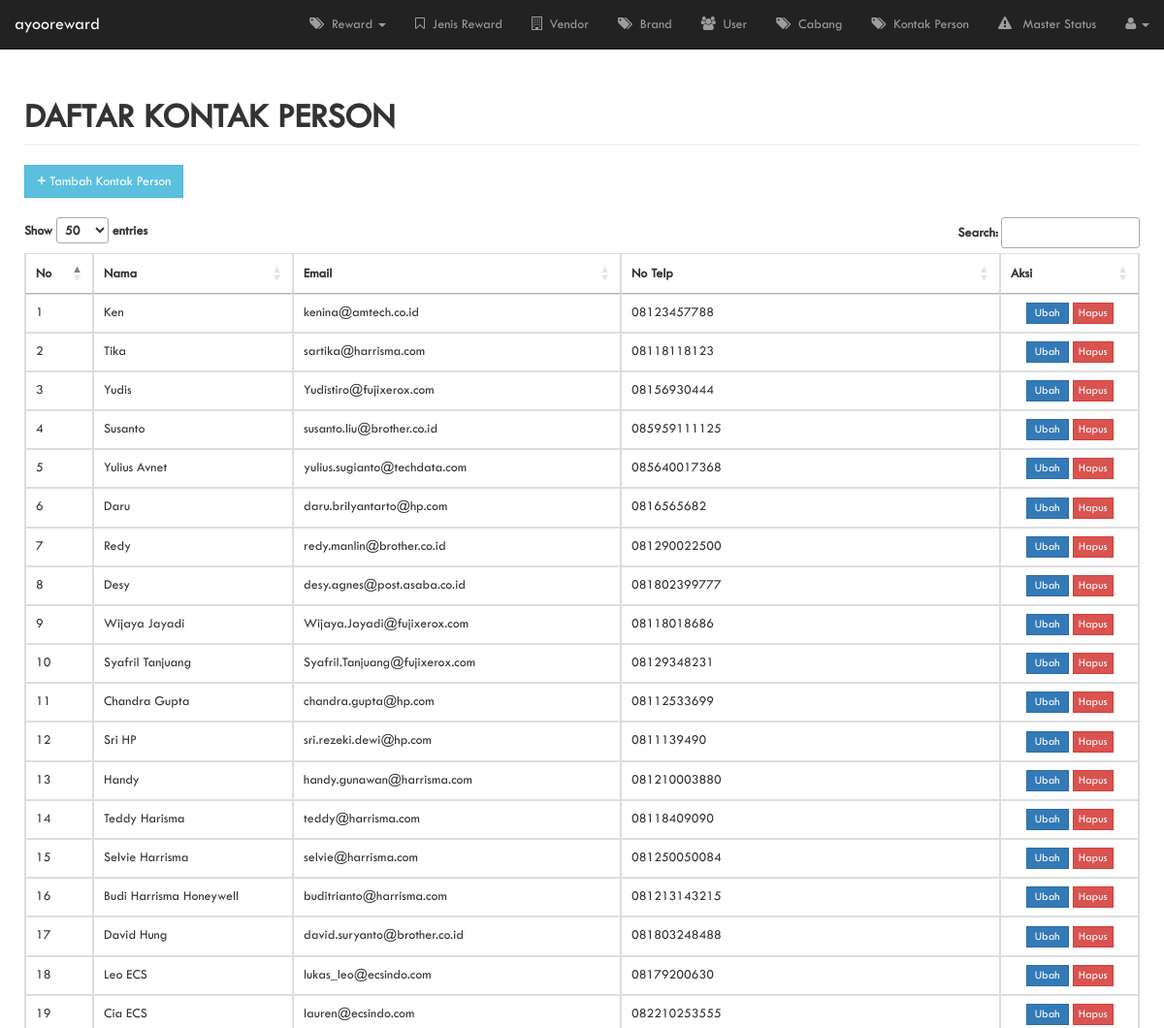
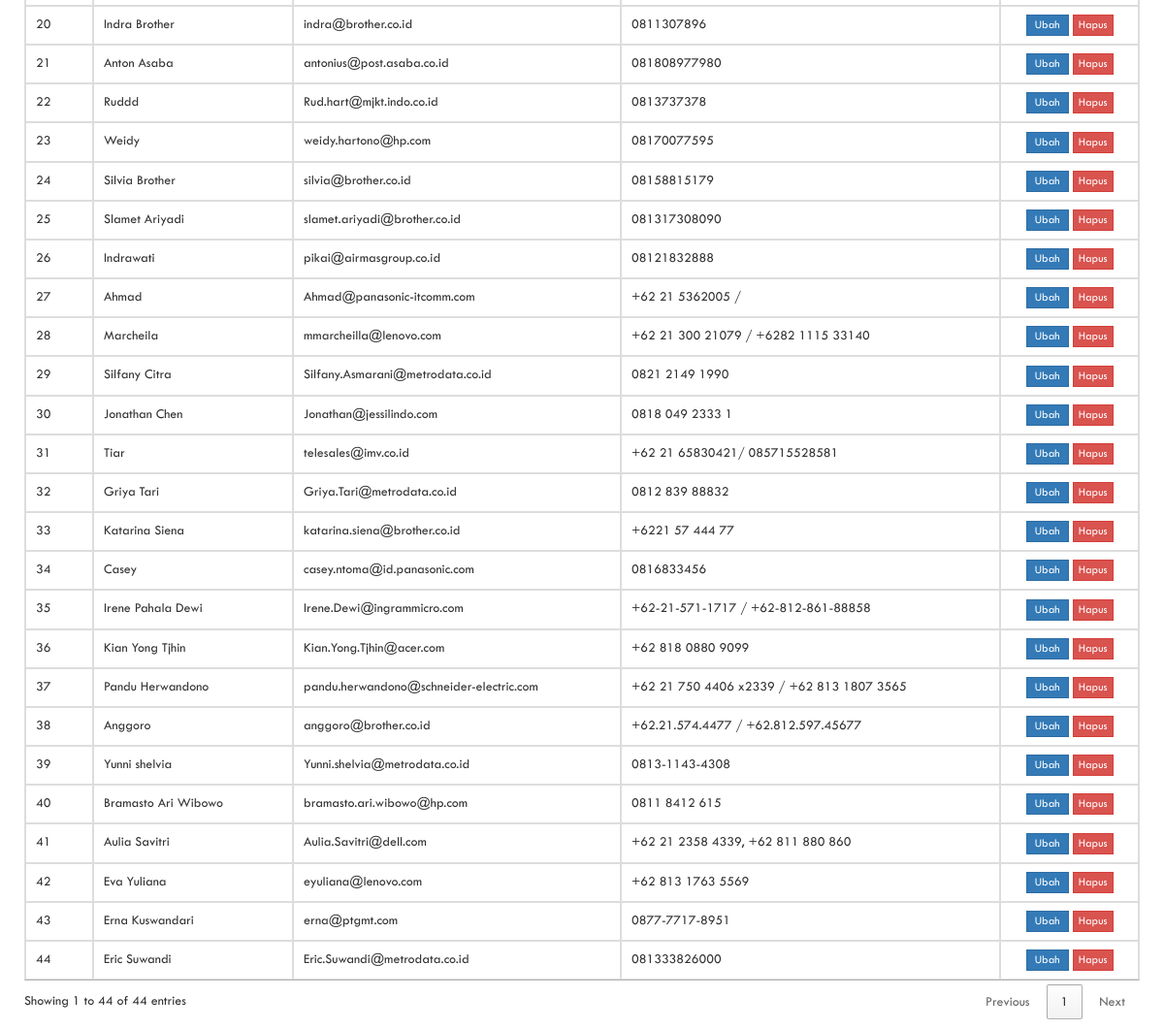
Page /contactperson.php (signed in) on the committed database (2 pictures, top to bottom).
### tables this page shows
CREATE TABLE `db_contactperson` (
  `id` int(11) NOT NULL,
  `nama` varchar(100) NOT NULL,
  `email` varchar(100) NOT NULL,
  `telp` varchar(100) NOT NULL,
  `isdelete` int(11) NOT NULL DEFAULT '0',
  `created_at` datetime NOT NULL,
  `updated_at` datetime NOT NULL
);

### contactperson.php (the view, shortened to what this page needs)
<!DOCTYPE html>
<html lang="en">
    <head>
        <link href="css/bootstrap.min.css" rel="stylesheet">
        <link href="css/sb-admin.css" rel="stylesheet">
        <link href="font-awesome/css/font-awesome.min.css" rel="stylesheet" type="text/css">
        <link href="//cdn.datatables.net/1.10.15/css/jquery.dataTables.min.css" rel="stylesheet" type="text/css">
        <link rel="stylesheet" href="sweetalert/dist/sweetalert.css">
    </head>
    <body>
        <nav class="navbar navbar-inverse navbar-fixed-top" role="navigation">
            <?php require 'profile-navigation.php'; ?>
        </nav>
        <div id="page-wrapper">
            <div class="container-fluid">
                <div class="row">
                    <div class="col-lg-12">
                        <h1 class="page-header">
                            <strong>DAFTAR KONTAK PERSON</strong>
                        </h1>
                    </div>
                </div>
                <div class="row">
                    <?php if ($create_user != "0_0"): ?>
                        <div class="col-lg-12">
                            <a href="tambah-contactperson" type="button" class="btn btn-info siku"><strong>+</strong> Tambah Kontak Person</a><br/><br/>
                        </div>
                    <?php endif; ?>
                    <div class="col-lg-12">
                        <div class="table-responsive">
                            <table id="myTable" class="table table-bordered table-hover">
                                <thead>
                                    <tr>
                                        <th>No</th>
                                        <th>Nama</th>
                                        <th>Email</th>
                                        <th>No Telp</th>
                                        <?php if ($update_privileges != "0_0"): ?>
                                            <th>Aksi</th>
                                        <?php endif; ?>
                                    </tr>
                                </thead>
                                <tbody>
                                    <?php
                                    require './connection.php';
                                    $sql = "SELECT id, nama, email, telp, isdelete
                                        FROM db_contactperson
                                        WHERE isdelete = 0
                                        order by created_at ASC;";
                                    $result = $con->query($sql);
                                    if ($result->num_rows > 0) {
                                        $nomor = 1;
                                        while ($row = $result->fetch_assoc()) {
                                            echo "<tr>";
                                            echo "<td>" . $nomor . "</td>";
                                            echo "<td>" . ($row['nama'] == "" ? "-" : $row['nama']) . "</td>";
                                            echo "<td>" . ($row['email'] == "" ? "-" : $row['email']) . "</td>";
                                            echo "<td>" . ($row['telp'] == "" ? "-" : $row['telp']) . "</td>";
                                            if ($update_privileges != "0_0" || $update_user) {
                                                echo "<td class='text-center'>";
                                                if ($update_user != "0_0") {
                                                    echo "<a href=\"edit-contactperson?k=" . $row['id'] . "\"class=\"btn btn-primary btn-xs siku\">&nbsp;Ubah&nbsp;</a>&nbsp;";
                                                }
                                                if ($set_user_active != "0_0") {
                                                    echo "<button class=\"btn btn-danger btn-xs siku\" onclick=\"deleteuser(" . $row['id'] . ")\">Hapus</button>";
                                                }
                                                echo "</td>";
                                            }
                                            echo "</tr>";
                                            $nomor++;
                                        }
                                    }
                                    ?>
                                </tbody>
                            </table>
                        </div>
                    </div>
                </div>
            </div>
        </div>
    </body>
</html>

### css/sb-admin.css (style rules this page uses)
body { margin-top: 50px; background-color: #222; font-family: twcent; }
#page-wrapper { width: 100%; padding: 0; background-color: #fff; }
@media (min-width:768px) { #page-wrapper { padding: 10px; } }
.siku { border-radius: 0px !important; }

### rows in the picture
db_contactperson: nama "Ken", email "kenina@amtech.co.id", telp "08123457788"
db_contactperson: nama "Tika", email "sartika@harrisma.com", telp "08118118123"
db_contactperson: nama "Yudis", email "Yudistiro@fujixerox.com", telp "08156930444"
db_contactperson: nama "Susanto", email "susanto.liu@brother.co.id", telp "085959111125"
db_contactperson: nama "Yulius Avnet", email "yulius.sugianto@techdata.com", telp "085640017368"
db_contactperson: nama "Daru", email "daru.brilyantarto@hp.com", telp "0816565682"
db_contactperson: nama "Redy", email "redy.manlin@brother.co.id", telp "081290022500"
db_contactperson: nama "Desy", email "desy.agnes@post.asaba.co.id", telp "081802399777"
db_contactperson: nama "Wijaya Jayadi", email "Wijaya.Jayadi@fujixerox.com", telp "08118018686"
db_contactperson: nama "Syafril Tanjuang", email "Syafril.Tanjuang@fujixerox.com", telp "08129348231"
db_contactperson: nama "Chandra Gupta", email "chandra.gupta@hp.com", telp "08112533699"
db_contactperson: nama "Sri HP", email "sri.rezeki.dewi@hp.com", telp "0811139490"
db_contactperson: nama "Handy", email "handy.gunawan@harrisma.com", telp "081210003880"
db_contactperson: nama "Teddy Harisma", email "teddy@harrisma.com", telp "08118409090"
db_contactperson: nama "Selvie Harrisma", email "selvie@harrisma.com", telp "081250050084"
db_contactperson: nama "Budi Harrisma Honeywell", email "buditrianto@harrisma.com", telp "081213143215"
db_contactperson: nama "David Hung", email "david.suryanto@brother.co.id", telp "081803248488"
db_contactperson: nama "Leo ECS", email "lukas_leo@ecsindo.com", telp "08179200630"
db_contactperson: nama "Cia ECS", email "lauren@ecsindo.com", telp "082210253555"
db_contactperson: nama "Indra Brother", email "indra@brother.co.id", telp "0811307896"
db_contactperson: nama "Anton Asaba", email "antonius@post.asaba.co.id", telp "081808977980"
db_contactperson: nama "Ruddd", email "Rud.hart@mjkt.indo.co.id", telp "0813737378"
db_contactperson: nama "Weidy", email "weidy.hartono@hp.com", telp "08170077595"
db_contactperson: nama "Silvia Brother", email "silvia@brother.co.id", telp "08158815179"
db_contactperson: nama "Slamet Ariyadi", email "slamet.ariyadi@brother.co.id", telp "081317308090"
db_contactperson: nama "Indrawati", email "pikai@airmasgroup.co.id", telp "08121832888"
db_contactperson: nama "Ahmad", email "Ahmad@panasonic-itcomm.com", telp "+62 21 5362005 /"
db_contactperson: nama "Marcheila", email "mmarcheilla@lenovo.com", telp "+62 21 300 21079 / +6282 1115 33140"
db_contactperson: nama "Silfany Citra", email "Silfany.Asmarani@metrodata.co.id", telp "0821 2149 1990"
db_contactperson: nama "Jonathan Chen", email "Jonathan@jessilindo.com", telp "0818 049 2333 1"
db_contactperson: nama "Tiar", email "telesales@imv.co.id", telp "+62 21 65830421/ 085715528581"
db_contactperson: nama "Griya Tari", email "Griya.Tari@metrodata.co.id", telp "0812 839 88832"
db_contactperson: nama "Katarina Siena", email "katarina.siena@brother.co.id", telp "+6221 57 444 77"
db_contactperson: nama "Casey", email "casey.ntoma@id.panasonic.com", telp "0816833456"
db_contactperson: nama "Irene Pahala Dewi", email "Irene.Dewi@ingrammicro.com", telp "+62-21-571-1717 / +62-812-861-88858"
db_contactperson: nama "Kian Yong Tjhin", email "Kian.Yong.Tjhin@acer.com", telp "+62 818 0880 9099"
db_contactperson: nama "Pandu Herwandono", email "pandu.herwandono@schneider-electric.com", telp "+62 21 750 4406 x2339 / +62 813 1807 3565"
db_contactperson: nama "Anggoro", email "anggoro@brother.co.id", telp "+62.21.574.4477 / +62.812.597.45677"
db_contactperson: nama "Yunni shelvia", email "Yunni.shelvia@metrodata.co.id", telp "0813-1143-4308"
db_contactperson: nama "Bramasto Ari Wibowo", email "bramasto.ari.wibowo@hp.com", telp "0811 8412 615"
db_contactperson: nama "Aulia Savitri", email "Aulia.Savitri@dell.com", telp "+62 21 2358 4339, +62 811 880 860"
db_contactperson: nama "Eva Yuliana", email "eyuliana@lenovo.com", telp "+62 813 1763 5569"
db_contactperson: nama "Erna Kuswandari", email "erna@ptgmt.com", telp "0877-7717-8951"
db_contactperson: nama "Eric Suwandi", email "Eric.Suwandi@metrodata.co.id", telp "081333826000"
